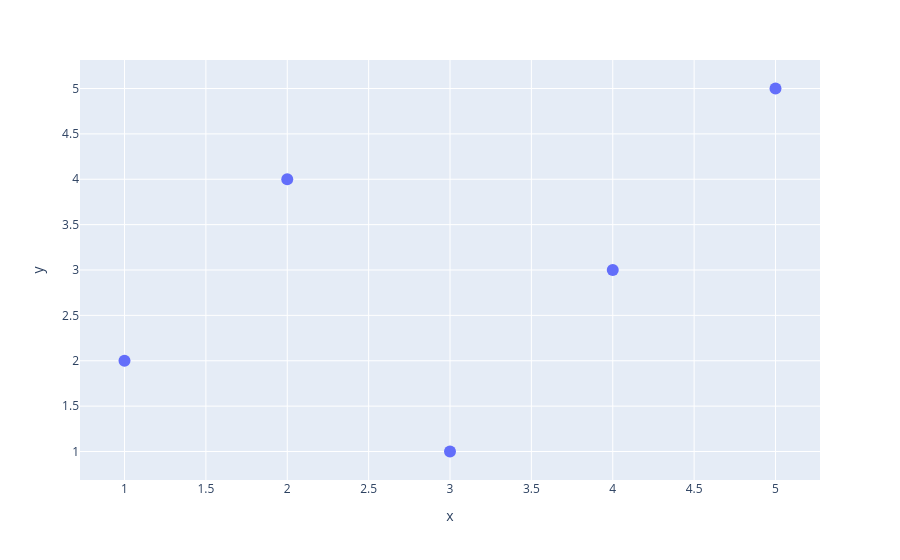

Source (notebook cell):
### Markdown cell above
# Plotly Scatter Chart

### Code cell
import plotly.express as px
import pandas as pd
import os

# HTML Full Output Path
output_filename = "plotly_scatter_chart.html"
full_path = os.path.join(os.getcwd(), output_filename)

x = [1, 2, 3, 4, 5]
y = [2, 4, 1, 3, 5]

df = pd.DataFrame({'x': x, 'y': y})
fig = px.scatter(df, x='x', y='y')
fig.update_traces(marker=dict(size=12))

fig.show()
fig.write_html(full_path)

### Figure 1 — Plotly figure (JSON) as saved in the notebook; plotly's stock layout.template omitted (floating-point values rounded to 4 significant figures)
{"data": [{"hovertemplate": "x=%{x}<br>y=%{y}<extra></extra>", "legendgroup": "", "marker": {"color": "#636efa", "size": 12, "symbol": "circle"}, "mode": "markers", "name": "", "orientation": "v", "showlegend": false, "type": "scatter", "x": [1, 2, 3, 4, 5], "xaxis": "x", "y": [2, 4, 1, 3, 5], "yaxis": "y"}], "layout": {"legend": {"tracegroupgap": 0}, "margin": {"t": 60}, "xaxis": {"anchor": "y", "domain": [0, 1], "title": {"text": "x"}}, "yaxis": {"anchor": "x", "domain": [0, 1], "title": {"text": "y"}}}}
